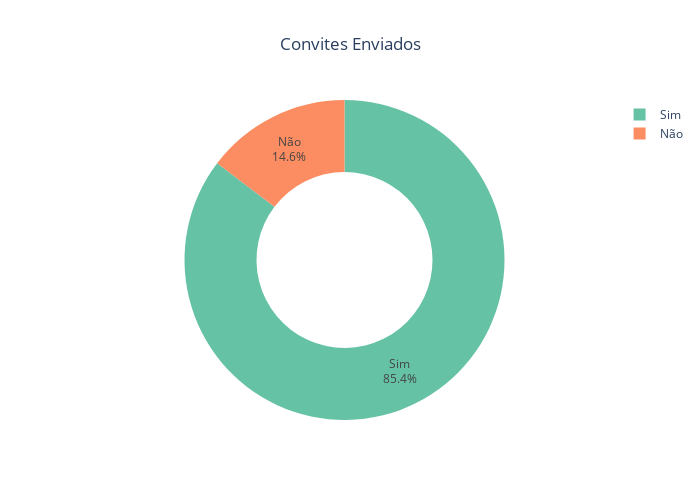
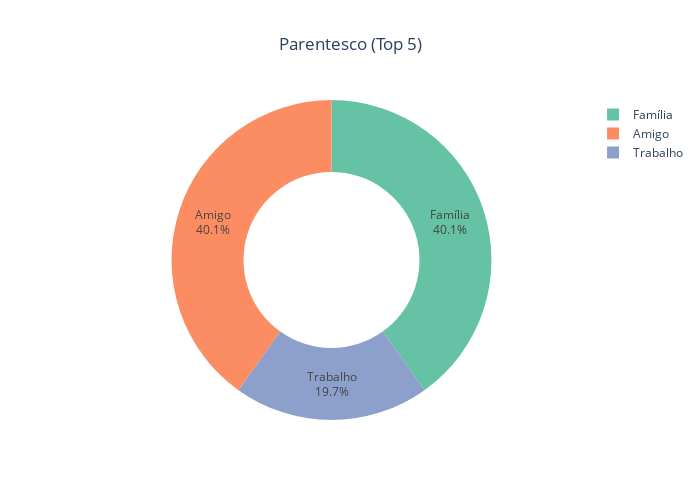
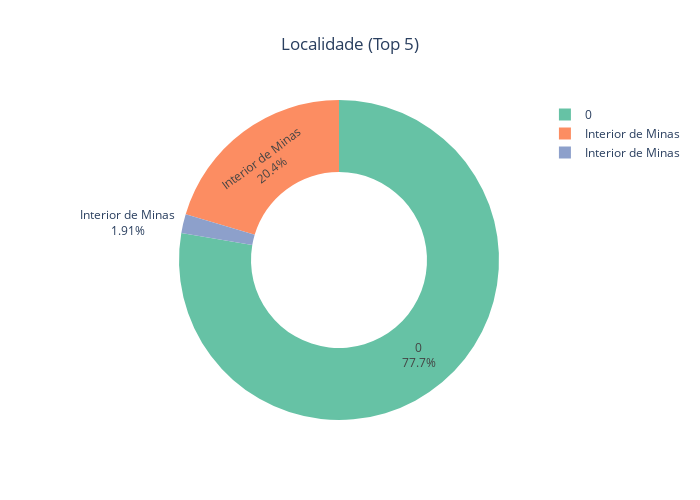

Source (notebook cell) for these figures, in order:
### Markdown cell above
Criar vizualização para ver os convites enviados

### Code cell
import pandas as pd
import plotly.graph_objects as go
import plotly.express as px

colors = px.colors.qualitative.Set2

def grafico_top_n(df, coluna, titulo, top_n=5):
    
    # Contagem
    dados = df[coluna].value_counts().reset_index()
    dados.columns = ['Categoria', 'Quantidade']
    
    # Separar Top N
    top = dados.head(top_n)
    outros = dados.iloc[top_n:]
    
    # Agrupar como "Outros"
    if len(outros) > 0:
        outros_total = outros['Quantidade'].sum()
        
        linha_outros = pd.DataFrame({
            'Categoria': ['Outros'],
            'Quantidade': [outros_total]
        })
        
        top = pd.concat([top, linha_outros], ignore_index=True)
    
    # Criar gráfico
    fig = go.Figure(
        go.Pie(
            labels=top['Categoria'],
            values=top['Quantidade'],
            hole=0.55,
            marker=dict(colors=colors[:len(top)]),
            textinfo='percent+label',
            hovertemplate="<b>%{label}</b><br>Qtd: %{value}<br>Percentual: %{percent}<extra></extra>"
        )
    )
    
    fig.update_layout(
        title={'text': titulo, 'x': 0.5},
        template='plotly_white',
        height=500,
        width=700
    )
    
    fig.show()


# Gerar gráficos
grafico_top_n(df, 'Convite Enviado ?', 'Convites Enviados', top_n=3)
grafico_top_n(df, 'Parentesco', 'Parentesco (Top 5)', top_n=5)
grafico_top_n(df, 'Localidade:', 'Localidade (Top 5)', top_n=5)

### Figure 1 — Plotly figure (JSON) as saved in the notebook; plotly's stock layout.template omitted (floating-point values rounded to 4 significant figures)
{"data": [{"hole": 0.55, "hovertemplate": "<b>%{label}</b><br>Qtd: %{value}<br>Percentual: %{percent}<extra></extra>", "labels": ["Sim", "Não"], "marker": {"colors": ["rgb(102,194,165)", "rgb(252,141,98)"]}, "textinfo": "percent+label", "type": "pie", "values": [134, 23]}], "layout": {"height": 500, "title": {"text": "Convites Enviados", "x": 0.5}, "width": 700}}

### Figure 2 — Plotly figure (JSON) as saved in the notebook; plotly's stock layout.template omitted (floating-point values rounded to 4 significant figures)
{"data": [{"hole": 0.55, "hovertemplate": "<b>%{label}</b><br>Qtd: %{value}<br>Percentual: %{percent}<extra></extra>", "labels": ["Família", "Amigo", "Trabalho"], "marker": {"colors": ["rgb(102,194,165)", "rgb(252,141,98)", "rgb(141,160,203)"]}, "textinfo": "percent+label", "type": "pie", "values": [63, 63, 31]}], "layout": {"height": 500, "title": {"text": "Parentesco (Top 5)", "x": 0.5}, "width": 700}}

### Figure 3 — Plotly figure (JSON) as saved in the notebook; plotly's stock layout.template omitted (floating-point values rounded to 4 significant figures)
{"data": [{"hole": 0.55, "hovertemplate": "<b>%{label}</b><br>Qtd: %{value}<br>Percentual: %{percent}<extra></extra>", "labels": ["", "Interior de Minas ", "Interior de Minas"], "marker": {"colors": ["rgb(102,194,165)", "rgb(252,141,98)", "rgb(141,160,203)"]}, "textinfo": "percent+label", "type": "pie", "values": [122, 32, 3]}], "layout": {"height": 500, "title": {"text": "Localidade (Top 5)", "x": 0.5}, "width": 700}}
